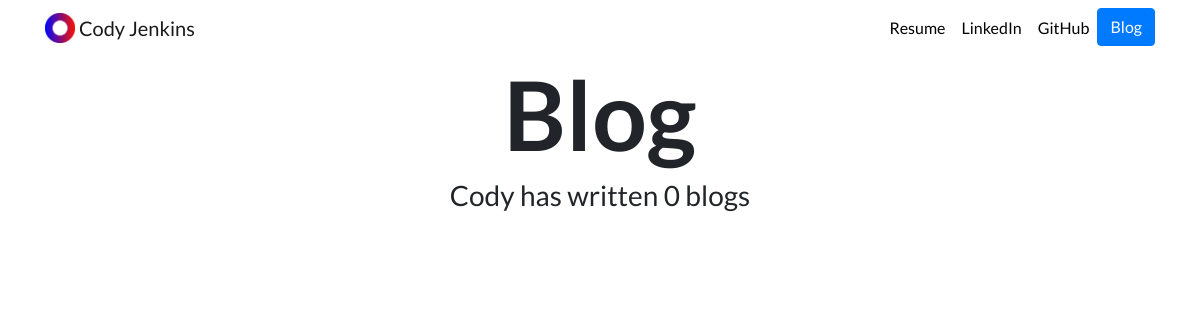
Page /blog/ on the earlier database version.
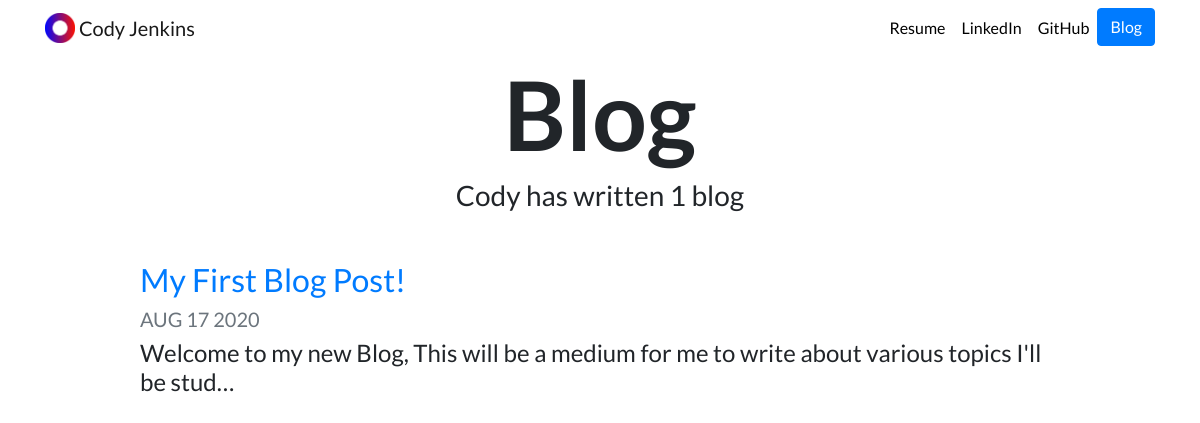
Same page on the later database version.
### blog/models.py (models this page shows, shortened)
class Blog(models.Model):
	title = models.CharField(max_length=200)
	story = models.TextField()
	date = models.DateField()

### blog/views.py (the view)
# urls.py: path('', views.all_blogs, name='all_blogs'),
def all_blogs(request):
	blogs = Blog.objects.order_by('-date')
	return render(request, 'blog/all_blogs.html', {'blogs':blogs})

### blog/templates/blog/all_blogs.html
{% extends "portfolio/base.html" %}
{% load static %}
{% block content %}
<h1 id="blogtitle" class="font-weight-bold text-center">Blog</h1>
<h3 class="text-center mb-5">Cody has written {{ blogs.count }} blog{{ blogs.count|pluralize }}</h3>
{% for blog in blogs %}
<div class="row justify-content-center my-3">
  <div class="col-md-10">
    <a href="{% url 'blog:detail' blog.id %}">
      <h2>{{ blog.title }}</h2>
    </a>
    <h5 class="text-muted">{{ blog.date|date:'M d Y'|upper }}</h5>
    <h4>{{ blog.story|striptags|truncatechars:100 }}</h4>
  </div>
</div>
{% endfor %}
{% endblock %}

Differences in the rows shown:
added Blog: title "My First Blog Post!", date "AUG 17 2020", story "Welcome to my new Blog, This will be a medium for me to write about various topics I'll be stud…"
Other differences:
{{ blogs.count }}: "0" → "1"
